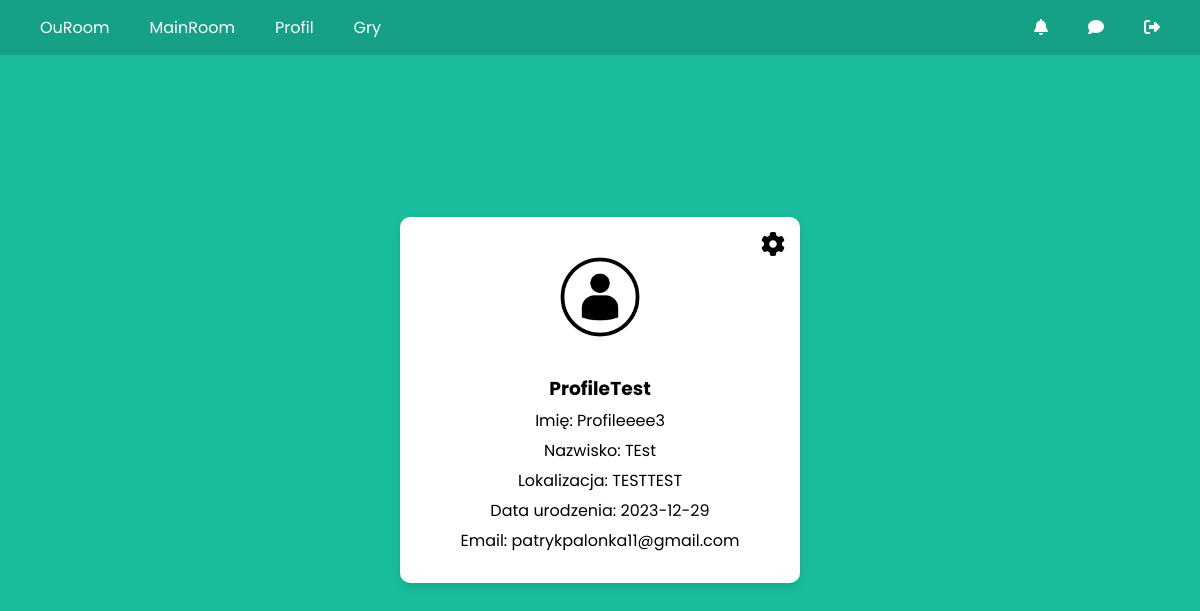
/profile/ (signed in), run on the app's committed database.
### accounts/models.py (models this page shows, shortened)
class Profile(models.Model):
    user = models.OneToOneField(settings.AUTH_USER_MODEL, on_delete=models.CASCADE)
    image = models.ImageField(default='userdef.jpg', upload_to='profile_pics')
    location = models.CharField(max_length=30, blank=True)
    birth_date = models.DateField(null=True, blank=True)

class CustomUser(AbstractUser):
    email = models.EmailField(blank=False, null=False,unique=True)

### accounts/views.py (the view)
# urls.py: path('profile/', views.profile_view, name='profile'),
@login_required
def profile_view(request):
    show_settings = False
    if request.method == "POST":
        u_form = UserUpdateForm(request.POST, instance=request.user) # instance mówi formularzowi, że ma on operować na istniejącej instancji modelu
        p_form = ProfileUpdateForm(request.POST, request.FILES, instance=request.user.profile) # instance mowi formularzowi ze ma operować na modelu profile
        ch_form = SetPasswordForm(request.user, request.POST)
        new_password1 = request.POST.get('new_password1')
        new_password2 = request.POST.get('new_password2')
        if request.POST['action'] == 'update_profile':
            if u_form.is_valid() and p_form.is_valid():
                u_form.save()
                p_form.save()
                messages.success(request, f'Twoje konto zostało zaktualizowane!')
                return redirect('profile')
        if request.POST['action'] == 'update_password':
            if ch_form.is_valid():
                ch_form.save()
                messages.success(request, f'Twoje hasło zostało zmienione!')
                update_session_auth_hash(request, request.user)
                return redirect('profile')
            elif new_password1 != new_password2:
                messages.error(request, "Podane hasła różnią się od siebie!")
                show_settings = True
    else:
        u_form = UserUpdateForm(instance=request.user)
        p_form = ProfileUpdateForm(instance=request.user.profile)
        ch_form = SetPasswordForm(request.user)
    user_profile, created = Profile.objects.get_or_create(user=request.user) #  # Created or download user profile
    context = {
        'u_form': u_form,
        'p_form': p_form,
        'profile': user_profile,
        'ch_form': ch_form,
        'show_settings': show_settings
    }
    return render(request, 'rooms/profile.html', context)

### rooms/templates/rooms/profile.html (shortened to what this page needs)
{% extends "rooms/mainroom.html" %}
{% block content %}
    <div class="profile-container">
      <i class="fa-solid fa-gear settings-icon"></i>
      <div class="profile-image">
        <img src="{{ profile.image.url }}" alt="Profilowe zdjęcie użytkownika">
      </div>
      <div class="profile-info">
        <h3>{{ profile.user.username }}</h3>
        {% if profile.user.first_name  %}
        <p>Imię: {{ profile.user.first_name}}</p>
        {% endif %}
        {% if profile.user.last_name %}
        <p>Nazwisko: {{ profile.user.last_name}}</p>
        {% endif %}
        {% if profile.location %}
        <p>Lokalizacja: {{ profile.location }}</p>
        {% endif %}
        {% if profile.birth_date %}
        <p>Data urodzenia: {{ profile.birth_date|date:"Y-m-d" }}</p>
        {% endif %}
        <p>Email: {{ profile.user.email }}</p>
      </div>
    </div>
{% endblock content %}

### static/main.css (style rules this page uses)
* { margin: 0; padding: 0; box-sizing: border-box; font-family: 'Poppins', sans-serif; }
body { background: #1abc9c; overflow: hidden; display: flex; flex-direction: column; justify-content: center; align-items: center; height: 100vh; }
p { text-align: center; margin-top: 15px; }
.profile-container { background: #fff; padding: 20px; border-radius: 10px; box-shadow: 0 4px 8px rgba(0, 0, 0, 0.1); text-align: center; max-width: 400px; width: 100%; margin: 20px; position: relative; }
.settings-icon { position: absolute; top: 15px; right: 15px; font-size: 24px; }
.profile-image img { width: 100px; height: 100px; border-radius: 50%; margin: 10px 0; }
.profile-info { margin: 10px 0; }
.profile-info h3, .profile-info p { margin: 5px 0; }

### data on the page
Profile: image (picture), user.username "ProfileTest", user.first_name "Profileeee3", user.last_name "TEst", location "TESTTEST", birth_date "2023-12-29", user.email "patrykpalonka11@gmail.com"
